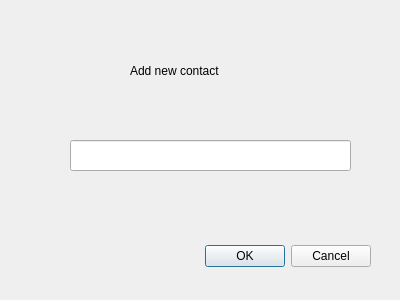
<?xml version="1.0" encoding="UTF-8"?>
<ui version="4.0">
 <class>Dialog</class>
 <widget class="QDialog" name="Dialog">
  <property name="geometry">
   <rect>
    <x>0</x>
    <y>0</y>
    <width>400</width>
    <height>300</height>
   </rect>
  </property>
  <property name="windowTitle">
   <string>Dialog</string>
  </property>
  <widget class="QDialogButtonBox" name="buttonBox">
   <property name="geometry">
    <rect>
     <x>30</x>
     <y>240</y>
     <width>341</width>
     <height>32</height>
    </rect>
   </property>
   <property name="orientation">
    <enum>Qt::Horizontal</enum>
   </property>
   <property name="standardButtons">
    <set>QDialogButtonBox::Cancel|QDialogButtonBox::Ok</set>
   </property>
  </widget>
  <widget class="QLineEdit" name="lineEdit">
   <property name="geometry">
    <rect>
     <x>70</x>
     <y>140</y>
     <width>281</width>
     <height>31</height>
    </rect>
   </property>
  </widget>
  <widget class="QLabel" name="label">
   <property name="geometry">
    <rect>
     <x>130</x>
     <y>60</y>
     <width>381</width>
     <height>21</height>
    </rect>
   </property>
   <property name="text">
    <string>Add new contact</string>
   </property>
  </widget>
 </widget>
 <resources/>
 <connections>
  <connection>
   <sender>buttonBox</sender>
   <signal>accepted()</signal>
   <receiver>Dialog</receiver>
   <slot>accept()</slot>
   <hints>
    <hint type="sourcelabel">
     <x>248</x>
     <y>254</y>
    </hint>
    <hint type="destinationlabel">
     <x>157</x>
     <y>274</y>
    </hint>
   </hints>
  </connection>
  <connection>
   <sender>buttonBox</sender>
   <signal>rejected()</signal>
   <receiver>Dialog</receiver>
   <slot>reject()</slot>
   <hints>
    <hint type="sourcelabel">
     <x>316</x>
     <y>260</y>
    </hint>
    <hint type="destinationlabel">
     <x>286</x>
     <y>274</y>
    </hint>
   </hints>
  </connection>
 </connections>
</ui>
